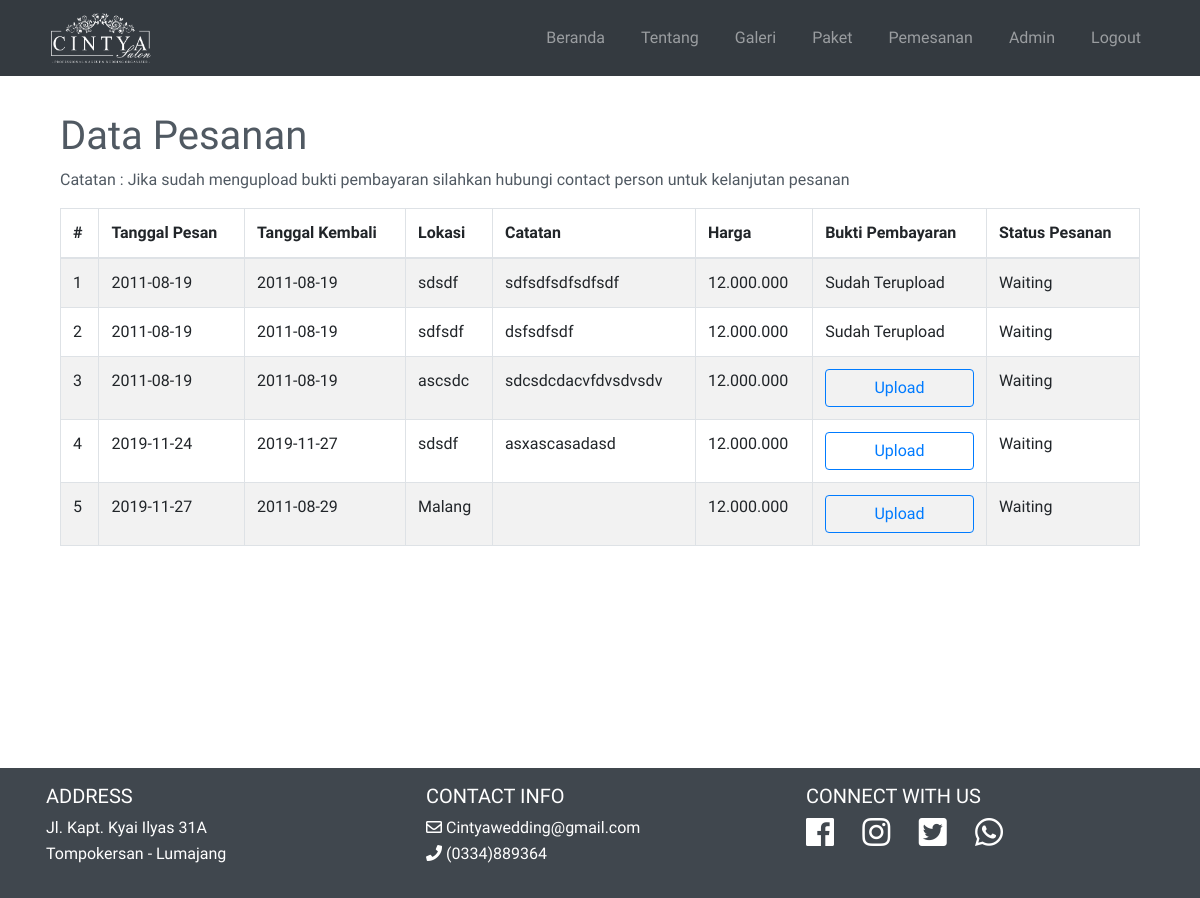
The page /status2.php (signed in) on the database its author committed.
### tables this page shows
CREATE TABLE `pemesanan` (
  `id_pemesanan` int(255) NOT NULL,
  `catatan` varchar(255) DEFAULT NULL,
  `id_paket` int(11) NOT NULL,
  `tgl_pesan` date NOT NULL,
  `tgl_kembali` date NOT NULL,
  `status` varchar(255) NOT NULL DEFAULT 'Waiting',
  `lokasi` varchar(255) NOT NULL,
  `bukti_pembayaran` varchar(255) DEFAULT NULL,
  `user_id` int(11) NOT NULL
);

CREATE TABLE `paket` (
  `id_paket` int(11) NOT NULL,
  `nama_paket` varchar(45) DEFAULT NULL,
  `harga` varchar(45) DEFAULT NULL,
  `dekorasi` varchar(255) DEFAULT NULL,
  `rias_baju` varchar(255) DEFAULT NULL,
  `dokumentasi` varchar(255) DEFAULT NULL,
  `mc` varchar(45) DEFAULT NULL,
  `free` varchar(255) DEFAULT NULL,
  `foto` varchar(255) NOT NULL
);

### status2.php (the view, shortened to what this page needs)
<!DOCTYPE html>
<html lang="en">
<?php include 'includes/head.php' ?>
<body>
    <?php include 'includes/navbar.php' ?>
    <div class="container mt-5 pt-5 " style="min-height:720px">
        <div class="container-fluid mt-3">
            <h1 class="">Data Pesanan</h1>
            <p>Catatan : Jika sudah mengupload bukti pembayaran silahkan hubungi contact person untuk kelanjutan pesanan</p>
        </div>
        <div class="container">
            <table class="table table-striped table-bordered">
                <thead>
                    <tr>
                        <th>#</th>
                        <th>Tanggal Pesan</th>
                        <th>Tanggal Kembali</th>
                        <th>Lokasi</th>
                        <th>Catatan</th>
                        <th>Harga</th>
                        <th>Bukti Pembayaran</th>
                        <th>Status Pesanan</th>
                    </tr>
                </thead>
                <tbody>
                    <?php
                    @$id_user = $_SESSION["id"];
                    $query = "SELECT * FROM pemesanan WHERE user_id = '$id_user' ";
                    $result = mysqli_query($con, $query);
                    $query2 = "SELECT * FROM paket INNER JOIN pemesanan ON (paket.id_paket=pemesanan.id_paket)";
                    $result2 = mysqli_query($con, $query2);
                    $paket = mysqli_fetch_assoc($result2);
                    if (mysqli_num_rows($result) > 0) {
                        $no = 0;
                        while ($row = mysqli_fetch_assoc($result)) {
                            $no++; ?>
                            <tr>
                                <td><?php echo $no ?></td>
                                <td><?php echo $row["tgl_pesan"] ?></td>
                                <td><?php echo $row["tgl_kembali"] ?></td>
                                <td><?php echo $row["lokasi"] ?></td>
                                <td><?php echo $row["catatan"] ?></td>
                                <td><?php echo $paket["harga"] ?></td>
                                <td>
                                    <?php
                                            if ($row["bukti_pembayaran"] != null) { ?>
                                        Sudah Terupload
                                    <?php } else { ?>
                                        <button type="button" class="btn btn-block btn-outline-primary" data-toggle="modal" data-target="#modal<?php echo $row["id_pemesanan"] ?>">
                                            Upload
                                        </button>
                                    <?php } ?>
                                </td>
                                <td><?php echo $row["status"] ?></td>
                            </tr>
                        <?php } ?>
                    <?php }
                    ?>
                </tbody>
            </table>
        </div>
    </div>
    <?php include 'includes/footer.php' ?>
</body>
</html>

### css/style.css (style rules this page uses)
body { overflow-x: hidden; font-family: 'Varela Round', sans-serif; color: #505962; }

### rows shown on the page
pemesanan: tgl_pesan "2011-08-19", tgl_kembali "2011-08-19", lokasi "sdsdf", catatan "sdfsdfsdfsdfsdf", id_paket.harga "12.000.000", bukti_pembayaran "Sudah Terupload", status "Waiting"
pemesanan: tgl_pesan "2011-08-19", tgl_kembali "2011-08-19", lokasi "sdfsdf", catatan "dsfsdfsdf", id_paket.harga "12.000.000", bukti_pembayaran "Sudah Terupload", status "Waiting"
pemesanan: tgl_pesan "2011-08-19", tgl_kembali "2011-08-19", lokasi "ascsdc", catatan "sdcsdcdacvfdvsdvsdv", id_paket.harga "12.000.000", status "Waiting"
pemesanan: tgl_pesan "2019-11-24", tgl_kembali "2019-11-27", lokasi "sdsdf", catatan "asxascasadasd", status "Waiting"
paket: harga "12.000.000"
pemesanan: tgl_pesan "2019-11-27", tgl_kembali "2011-08-29", lokasi "Malang", status "Waiting"
